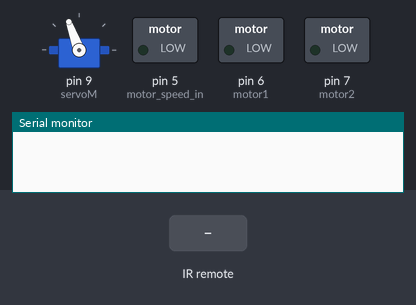
The program below on a simulated Arduino Uno, built with avr-gcc and run on an emulated ATmega328P. On the bench: servo, switched loads named in the program (green lamp = pin HIGH), the last lines printed to the serial monitor. Inputs (shaded band) come from the test bench.

Above: at 1.2 s.
1.3 s: infrared code 0xFFE01F received
At 2.5 s:
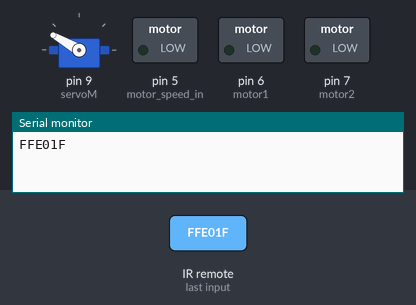
2.8 s: infrared code 0xFFE21D received
At 3.7 s:
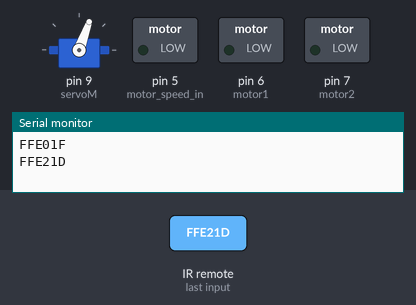
4.3 s: infrared code 0x807F58A7 received
At 4.8 s:
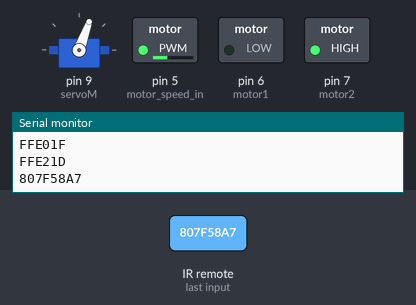
5.8 s: infrared code 0x807FE01F received
At 7.0 s:
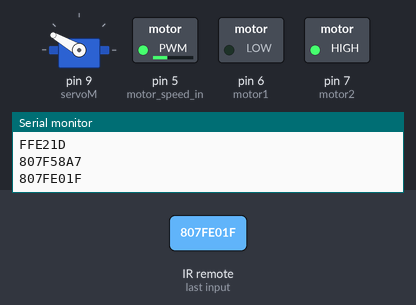
7.3 s: infrared code 0xFF58A7 received
At 8.3 s:
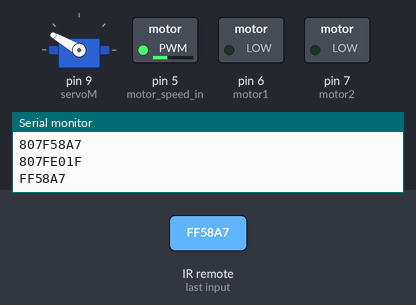
8.8 s: infrared code 0x807FE21D received
At 9.4 s:
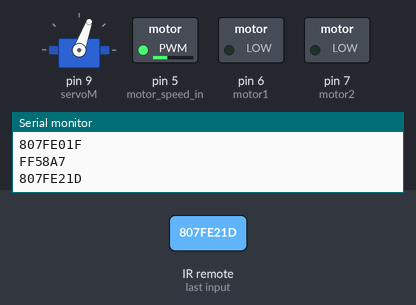
Timing chart, 0 to 11.3 s (numbered marks = the images above; inputs shaded):
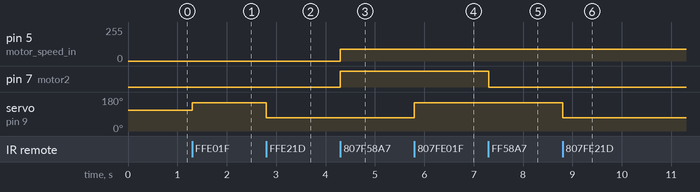

Measured:
- after the input at 1.3 s, servo on pin 9 (servoM): 110° → 150° at once
- after the input at 2.8 s, servo on pin 9 (servoM): 150° → 70° at once
- after the input at 4.3 s, pin 5 (motor_speed_in): 0/255 → 90/255 at once; pin 7 (motor2): LOW → HIGH at once
- after the input at 5.8 s, servo on pin 9 (servoM): 70° → 150° at once
- after the input at 7.3 s, pin 7 (motor2): HIGH → LOW at once
- after the input at 8.8 s, servo on pin 9 (servoM): 150° → 70° at once

The program:

main.cpp
```cpp
#include <Arduino.h>
#include <Servo.h>
#include <IRremote.h>
Servo servoM;
IRrecv sensor_pin(10);
decode_results results;
 int motor1 = 6;
 int motor2 = 7;
enum Direction
{
    FOWARD,
    BACK,
    STOP
};
Direction motor_direction = STOP;
 int motor_speed_in = 5;
int motor_speed = 90;
int back_motor_speed = 80;

 void changeSpeed(int speed, int backspeed)
{
    motor_speed = speed;
    back_motor_speed = backspeed;
    if (motor_direction == BACK)
    {
        analogWrite(motor_speed_in, back_motor_speed);
    }
    else if (motor_direction == FOWARD)
    {
        analogWrite(motor_speed_in, motor_speed);
    }
}

void startMotor(Direction type)
{

    if (motor_direction != type)
    {
        if (type == FOWARD)
        {
            analogWrite(motor_speed_in, motor_speed);
            digitalWrite(motor1, LOW);
            digitalWrite(motor2, HIGH);
        }
        else if (type == BACK)
        {
            analogWrite(motor_speed_in, back_motor_speed);
            digitalWrite(motor1, HIGH);
            digitalWrite(motor2, LOW);
        }
        motor_direction = type;
    }
    else
    {
        digitalWrite(motor1, LOW);
        digitalWrite(motor2, LOW);
        motor_direction = STOP;
    }
}
void setup()
{
    servoM.attach(9);
    sensor_pin.enableIRIn();
    Serial.begin(9600);
    servoM.write(110);
    pinMode(motor1, OUTPUT);
    pinMode(motor2, OUTPUT);
    pinMode(motor_speed_in, OUTPUT);
}
void loop()
{

    if (sensor_pin.decode(&results))
    {
        Serial.println(results.value, HEX);

        switch (results.value)
        {
        case 0xFFE01F:
        case 0x807FE01F:
            servoM.write(150);
            break;
        case 0xFFE21D:
        case 0x807FE21D:
            servoM.write(70);
            break;
        case 0x807F58A7:
        case 0xFF58A7:
            startMotor(FOWARD);
            break;
        case 0x807F12ED:
        case 0xFF12ED:
            startMotor(BACK);
            break;
        case 0xFF2AD5:
        case 0x807F2AD5:
            changeSpeed(90, 80);
            break;
        case 0xFF6897:
        case 0x807F6897:
            changeSpeed(200, 160);
            break;
        case 0xFFA857:
        case 0x807FA857:
            changeSpeed(255, 200);
            break;
        default:
            servoM.write(110);
            break;
        }
    }

    sensor_pin.resume();
}
```
